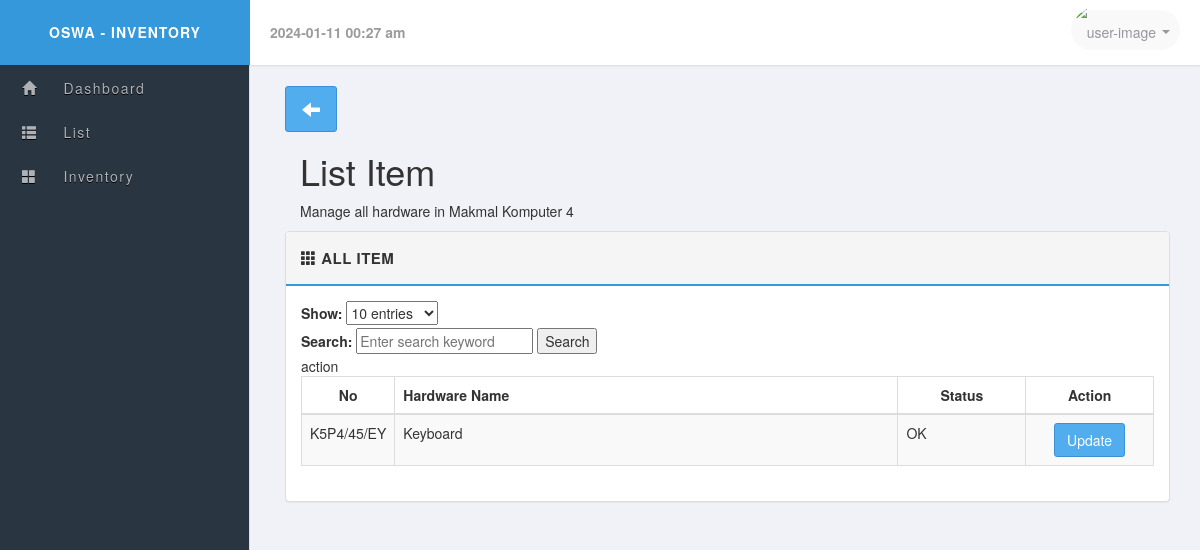
The app's page /Makmal-Komputer4.php with its own data.
### tables this page shows
CREATE TABLE IF NOT EXISTS `mk4` (
  `item_id` varchar(11) NOT NULL,
  `item_name` varchar(50) NOT NULL,
  `status` varchar(15) NOT NULL,
  PRIMARY KEY (`item_id`)
);

### search.php (called while the page is built, shortened)
<?php
function performSearch($tableName, $searchQuery, $entries, $mysqli) {
    $query = "SELECT * FROM $tableName";
    $query .= " ORDER BY item_id LIMIT $entries";
    $result = mysqli_query($mysqli, $query);
    return $result;
}
?>

### Makmal-Komputer4.php (the view, shortened to what this page needs)
<?php
include_once('layouts/header.php');
include_once("search.php");
include_once("config.php");
$tableName = 'mk4';
$search = isset($_GET['search']) ? $_GET['search'] : '';
$entries = isset($_GET['entries']) ? $_GET['entries'] : 10;
$result = performSearch($tableName, $search, $entries, $mysqli);
?>
<a href="javascript:history.go(-1)" class="btn btn-primary btn-lg glyphicon glyphicon-arrow-left"></a>
<div class="col-md-12 col-12">
    <h1>List Item</h1>
    <p>Manage all hardware in Makmal Komputer 4</p>
</div>
<div class="row">
    <div class="col-md-12">
        <div class="panel panel-default">
            <div class="panel-heading clearfix">
                <strong>
                    <span class="glyphicon glyphicon-th"></span>
                    <span>All Item</span>
                </strong>
            </div>
            <div class="panel-body">
                <form method="get" action="">
                    <label for="entries">Show:</label>
                    <select id="entries" name="entries" onchange="this.form.submit()">
                        <option value="10" <?php if($entries == '10') echo 'selected'; ?>>10 entries</option>
                    </select>
                </form>
                <form method="get" action="">
                    <label for="search">Search:</label>
                    <input type="text" id="search" name="search" placeholder="Enter search keyword">
                    <input type="submit" value="Search">
                </form>
                <?php if (mysqli_num_rows($result) > 0): ?>
                    <table class="table table-bordered table-striped">
                        <thead>
                            <tr>
                                <th class="text-center" style="width: 50px;">No</th>
                                <th> Hardware Name </th>action
                                <th class="text-center" style="width: 15%;"> Status</th>
                                <th class="text-center" style="width: 15%;"> Action</th>
                            </tr>
                        </thead>
                        <tbody>
                            <?php
                            while($res = mysqli_fetch_array($result)) {
                                echo "<tr>";
                                echo "<td>".$res['item_id']."</td>";
                                echo "<td>".$res['item_name']."</td>";
                                echo "<td>".$res['status']."</td>";
                                echo "<td>","<center><Update  href=\"edit.php?item_id=".$res['item_id']."\"class=\"btn btn-primary btn-md\">Update</center></td>
                                ";
                                echo "</tr>";
                            }
                            ?>
                        </tbody>
                    </table>
                <?php else: ?>
                    <p>No results found.</p>
                <?php endif; ?>
            </div>
        </div>
    </div>
</div>
<?php include_once('layouts/footer.php'); ?>

### libs/css/main.css (style rules this page uses)
body { font-family: 'Helvetica Neue', Helvetica, Arial, sans-serif; font-weight: 400; overflow-x: hidden; overflow-y: auto; background: #f1f2f7; height: 100%; width: 100%; }
a { color #777; text-decoration: none; }
.panel-default >.panel-heading { background-color: #f5f5f5; border-bottom: 2px solid #3498DB; font-size: 15px; text-transform: uppercase; letter-spacing: .5px; padding: 15px; }
.btn { border-radius: 3px; -webkit-transition: all 300ms ease-in-out; -moz-transition: all 300ms ease-in-out; transition: all 300ms ease-in-out; }
.btn-primary { color: #fff; background-color: #51aded; border-color: #3d8fd8 }

### records on screen
mk4: item_id "K5P4/45/EY", item_name "Keyboard", status "OK"
